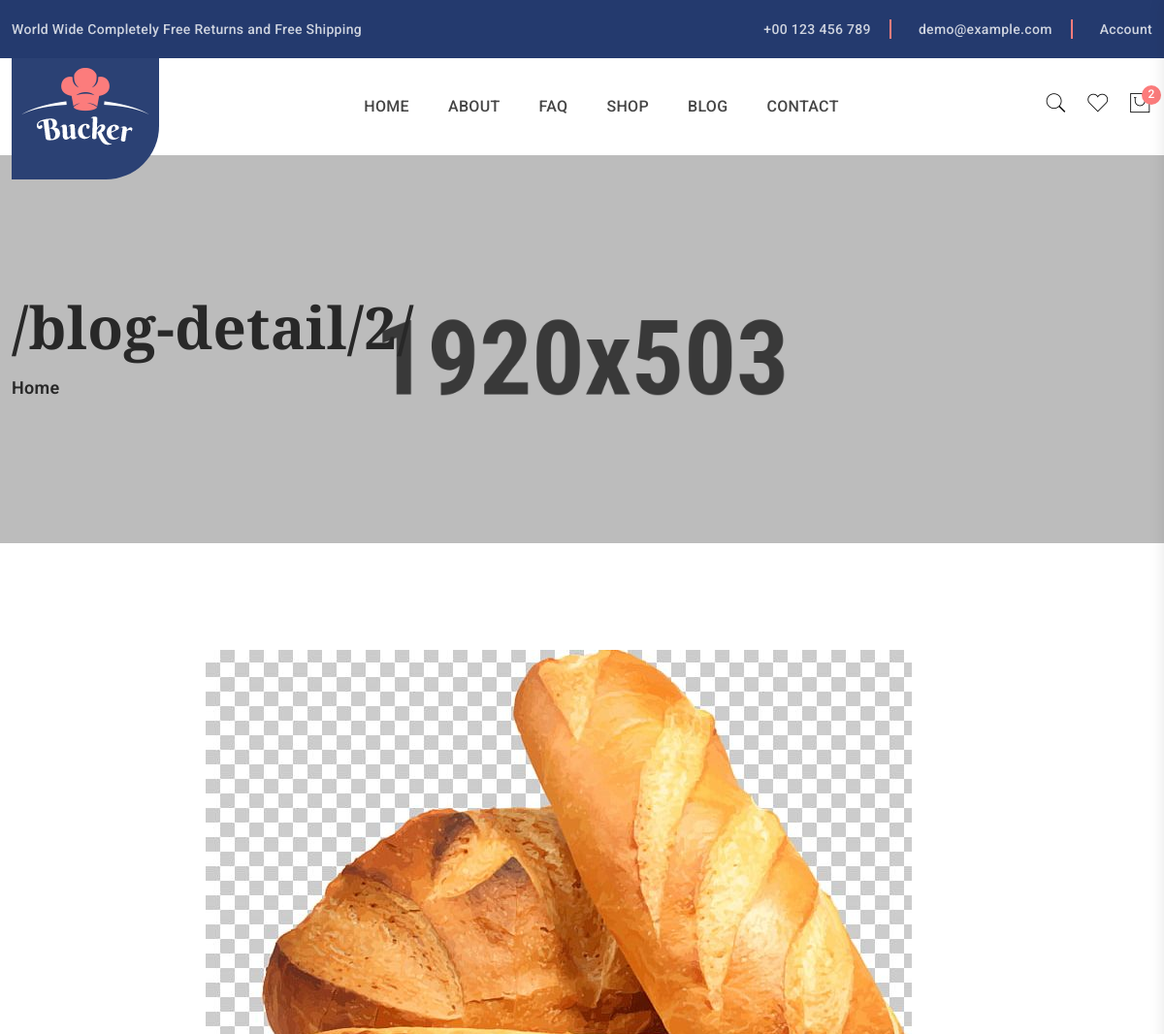
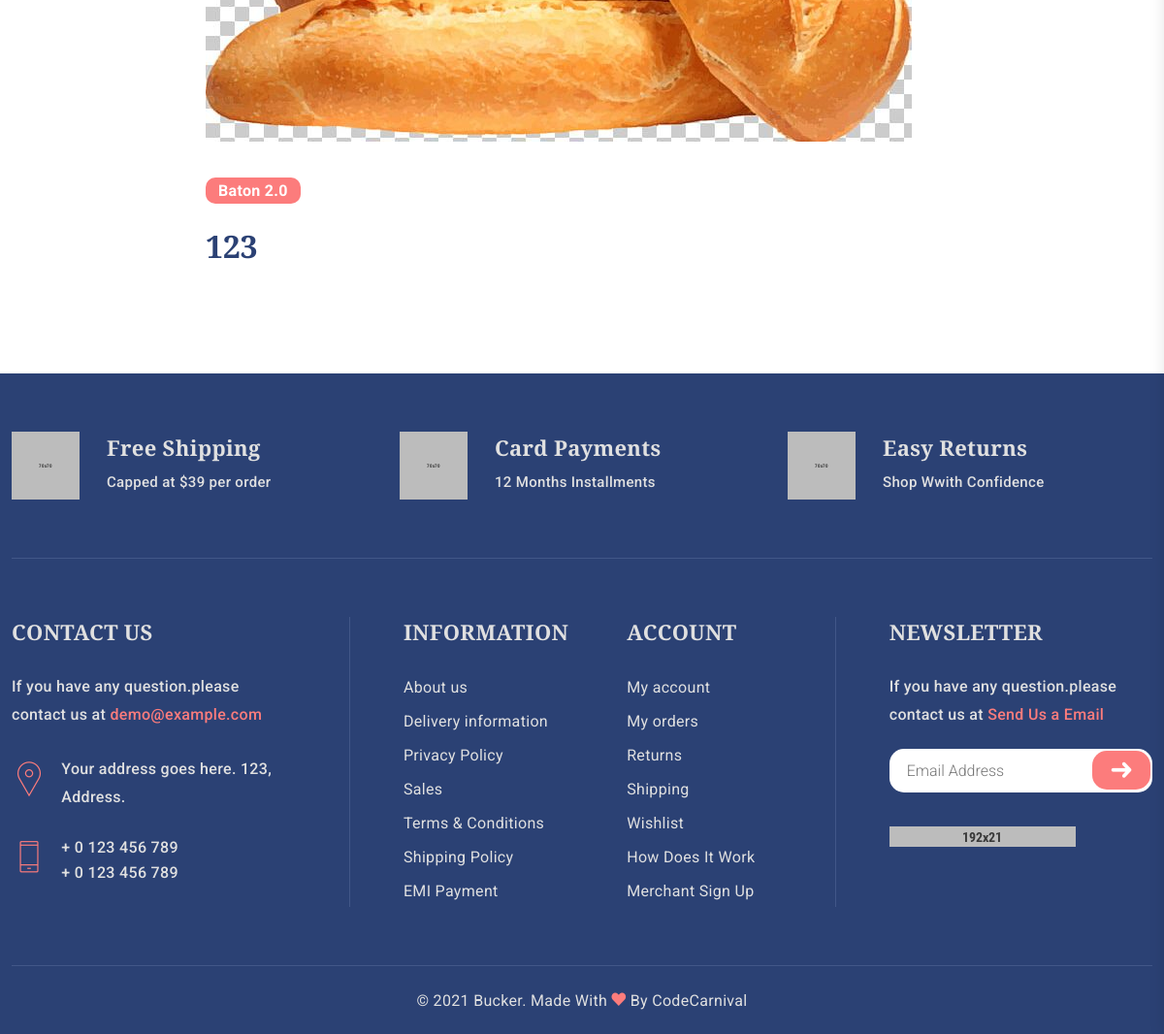
The page /blog-detail/2/ (signed in) on the database its author committed (2 pictures, top to bottom).
### main/models.py (models this page shows)
class Blog(models.Model):
    name = models.CharField(max_length=255)
    photo = models.ImageField(upload_to='photo/')
    date = models.DateField()
    short_description = models.CharField(max_length=255)
    description = models.CharField(max_length=255)

### main/views.py (the view)
# urls.py: path('blog-detail/<int:pk>/',blog_detail_view, name="blog-detail"),
def blog_detail_view(request, pk):
    card = []
    user = request.user
    if user.is_authenticated:
        card = Card.objects.filter(user=user)
    context = {
        'card' : card,
        'blog':Blog.objects.get(id=pk)
    }
    return render(request, "blog-detail-fullwidth.html", context)

### template/blog-detail-fullwidth.html
{% extends 'base.html' %}
{% block content %}
    <div class="blog_details_section">
        <div class="container">
            <div class="row">
                <div class="offset-lg-2 col-lg-8">
                    <div class="blog_details_left">
                        <div class="blog_sticky_thumb">
                            <img src="{{blog.photo.url}}" alt="">
                        </div>
                        <div class="blog_details_content ">
                            <span class="brakery">{{blog.name}}</span>
                            <div class="blog_details_title">
                                <h2>{{blog.short_description}}</h2>
                            </div>
                        </div>
                    </div>
                </div>
            </div>
        </div>
    </div>
{% endblock content %}

### rows shown on the page
Blog: photo (picture), name "Baton 2.0", short_description "123"

### other values the page prints
{{ request.path }} "/blog-detail/2/"
